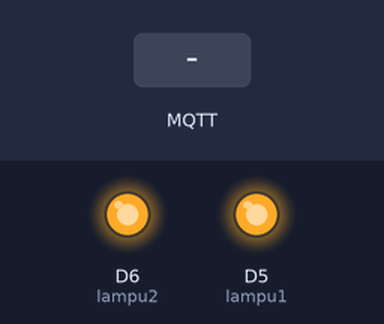
A sketch run on a simulated ESP8266 (NodeMCU). Parts: output pins drawn as LEDs (lit = HIGH). The inputs (shaded band) are chosen by the test bench. WiFi joins after 1.5 s; servers stay silent unless stated; no MQTT or app messages arrive unless stated; what the sketch prints to the serial monitor is not drawn.

Above: at 2.7 s.
2.8 s: MQTT message "true" arrives on the first subscribed topic
At 3.5 s:
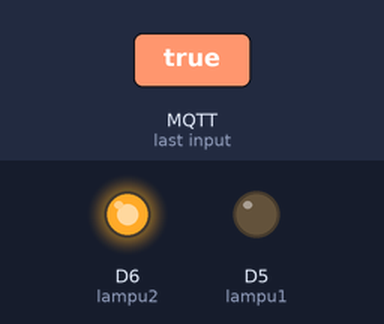
4.3 s: MQTT message "false" arrives on the first subscribed topic
At 4.6 s:
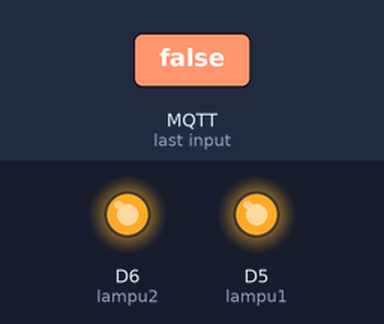
5.8 s: MQTT message "true" arrives on the second subscribed topic
At 6.9 s:
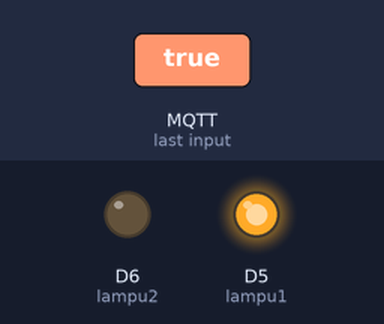
7.3 s: MQTT message "false" arrives on the second subscribed topic
At 8.1 s:
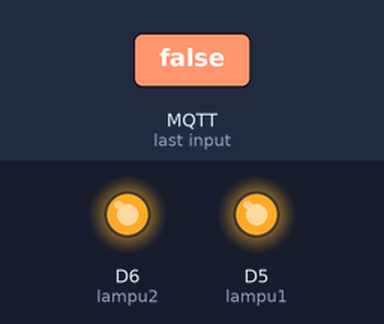
Timing chart, 0 to 9.8 s (numbered marks = the images above; inputs shaded):
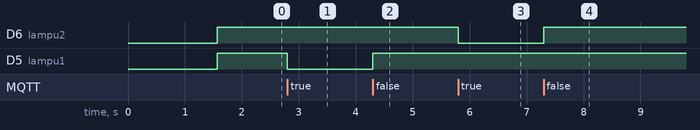

The sketch:

UAS-Lamp.ino
```cpp
#include <ESP8266WiFi.h>
#include <WiFiClient.h>
#include <PubSubClient.h>
#define LED  D4
int lampu1 = D5;
int lampu2 = D6;

WiFiClient espClient;
PubSubClient client(espClient);
const char* ssid = "Peaberry Coffee & Tea"; //melakukan connect ke wifi mengisikan nama dan password
const char* password = "11333356";
const char *mqtt_server = "138.2.87.224"; // isikan server broker
bool lamp1 = false, lamp2 = false;

void setup_wifi() {
  delay(10);
  Serial.println();
  Serial.print("Connecting to ");
  Serial.println(ssid);
  WiFi.begin(ssid, password);
  while (WiFi.status() != WL_CONNECTED) { //melakukan looping untuk connect ke wifi
    delay(500);
    Serial.print(".");
  }
  Serial.println("");
  Serial.print("WiFi connected - ESP IP address: ");
  Serial.println(WiFi.localIP());
}

void reconnect() {
  while (!client.connected()) {
    Serial.print("Attempting MQTT connection..."); //melakukan connect ke server
    if (client.connect("smart-home")) {
      Serial.println("connected");
      client.subscribe("monitor/lamp1");
      client.subscribe("monitor/lamp2");
    } else {
      Serial.print("failed, rc=");
      Serial.print(client.state());
      Serial.println(" try again in 5 seconds");
      delay(5000);
    }
  }
}

void callback(char* topic, byte* message, unsigned int length) { //mengirimkan topik ke server (nodered)
  String messageTemp;
  for (int i = 0; i < length; i++) {
    messageTemp += (char)message[i];
  }
  if (String(topic) == "monitor/lamp1") {
    Serial.println("Topic : monitor/lamp1");
    if (messageTemp == "false") {
      lamp1 = false;
    } else if (messageTemp == "true") {
      lamp1 = true;
    }
  }
  if (String(topic) == "monitor/lamp2") {
    Serial.println("Topic : monitor/lamp2");
    if (messageTemp == "false") {
      lamp2 = false;
    } else if (messageTemp == "true") {
      lamp2 = true;
    }
  }
}


void setup() {
  Serial.begin(115200);
  Serial.println("Mqtt Node-RED");
  setup_wifi();
  client.setServer(mqtt_server, 1883);
  client.setCallback(callback);
  pinMode(lampu1, OUTPUT);
  pinMode(lampu2, OUTPUT);
}

void loop() {
  if (!client.connected()) {
    reconnect();
  }
  if (!client.loop()) {
    client.connect("smart-home");
  }
  if (lamp1) {
    digitalWrite(lampu1, LOW);
  } else {
    digitalWrite(lampu1, HIGH);
  }
  if (lamp2) {
    digitalWrite(lampu2, LOW);
  } else {
    digitalWrite(lampu2, HIGH);
  }
}
```

Measured:
- after the input at 2.8 s, D5 (lampu1): HIGH → LOW at once
- after the input at 4.3 s, D5 (lampu1): LOW → HIGH at once
- after the input at 5.8 s, D6 (lampu2): HIGH → LOW at once
- after the input at 7.3 s, D6 (lampu2): LOW → HIGH at once
